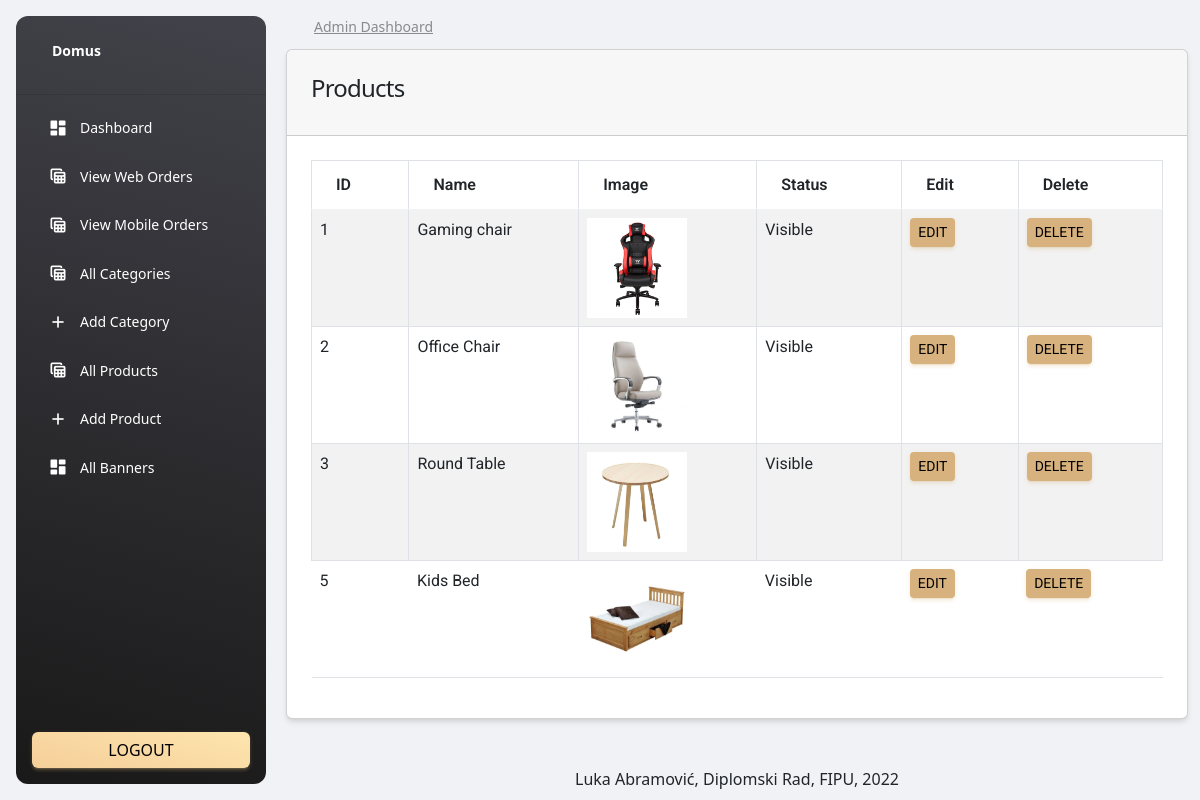
/admin/products.php (signed in), run on the app's committed database.
### tables this page shows
CREATE TABLE `products` (
  `id` int(11) NOT NULL,
  `category_id` int(11) NOT NULL,
  `name` varchar(255) NOT NULL,
  `slug` varchar(255) NOT NULL,
  `small_description` mediumtext NOT NULL,
  `description` mediumtext NOT NULL,
  `original_price` int(11) NOT NULL,
  `selling_price` int(11) NOT NULL,
  `image` varchar(255) NOT NULL,
  `quantity` int(11) NOT NULL,
  `status` tinyint(4) NOT NULL,
  `trending` tinyint(4) NOT NULL,
  `created_at` timestamp NOT NULL DEFAULT CURRENT_TIMESTAMP
);

### web/functions/functions.php (called while the page is built, shortened)
<?php
include('../config/connection.php');
function getAll($table){
    global $con;
    $query = "SELECT * FROM $table";
    return $query_run = mysqli_query($con, $query);
}
?>

### web/admin/products.php (the view, shortened to what this page needs)
<?php
include('includes/header.php');
?>
<div class="container">
    <div class="row">
        <div class="col-md-12">
            <div class="card">
                <div class="card-header">
                    <h4>Products</h4>
                </div>
                <div class="card-body" id="products_table">
                    <table class="table table-bordered table-striped">
                        <thead>
                            <tr>
                                <th>ID</th>
                                <th>Name</th>
                                <th>Image</th>
                                <th>Status</th>
                                <th>Edit</th>
                                <th>Delete</th>
                            </tr>
                        </thead>
                        <tbody>
                            <?php
                                $products = getAll("products");
                                if(mysqli_num_rows($products) > 0){
                                    foreach($products as $item){
                                        ?>
                                    <tr>
                                        <td> <?= $item['id']; ?> </td>
                                        <td> <?= $item['name']; ?> </td>
                                        <td>
                                            <img src="../uploads/<?= $item['image']; ?>" width="100px" height="100px" alt="<?= $item['image']; ?>">
                                        </td>
                                        <td>
                                            <?= $item['status'] == '0'? "Visible":"Hidden" ?>
                                        </td>
                                        <td>
                                            <a href="editProduct.php?id=<?= $item['id']; ?>" class="btn btn-sm btn-domus ">Edit</a>
                                        </td>
                                        <td>
                                            <button type="button" class="btn btn-sm btn-domus delete_product_btn" value="<?= $item['id']; ?>">Delete</button>
                                        </td>
                                    </tr>
                                        <?php
                                    }
                                }
                                else{
                                    echo "Nothing to show";
                                }
                            ?>
                        </tbody>
                    </table>
                </div>
            </div>
        </div>
    </div>
</div>
<?php include('includes/footer.php') ?>

### web/admin/includes/header.php (shortened to what this page needs)
<!DOCTYPE html>
<html lang="en">
<head>
    <link id="pagestyle" href="assets/css/material-dashboard.min.css" rel="stylesheet" />
    <link rel="stylesheet" href="//cdn.jsdelivr.net/npm/alertifyjs@1.13.1/build/css/alertify.min.css"/>
    <link rel="stylesheet" href="//cdn.jsdelivr.net/npm/alertifyjs@1.13.1/build/css/themes/bootstrap.min.css"/>
</head>
<body class="g-sidenav-show  bg-gray-200">
    <?php include('sidebar.php') ?>
    <main class="main-content position-relative max-height-vh-100 h-100 border-radius-lg ">
    <?php include('navbar.php') ?>

### web/admin/includes/sidebar.php (shortened to what this page needs)
<aside class="sidenav navbar navbar-vertical navbar-expand-xs border-0 border-radius-xl my-3 fixed-start ms-3   bg-gradient-dark" id="sidenav-main">
  <div class="sidenav-header">
    <a class="navbar-brand m-0" href="../index.php">
      <span class="ms-1 font-weight-bold text-white">Domus</span>
    </a>
  </div>
  <hr class="horizontal light mt-0 mb-2">
  <div class="collapse navbar-collapse  w-auto  max-height-vh-100" id="sidenav-collapse-main">
    <ul class="navbar-nav">
      <li class="nav-item">
        <a class="nav-link <?= $page == "index.php"? 'active':''; ?>" href="index.php">
          <div class="text-white text-center me-2 d-flex align-items-center justify-content-center">
            <i class="material-icons opacity-10">dashboard</i>
          </div>
          <span class="nav-link-text ms-1">Dashboard</span>
        </a>
      </li>
      <li class="nav-item">
        <a class="nav-link text-white <?= $page == "orders.php"? 'active':''; ?>" href="orders.php">
          <div class="text-white text-center me-2 d-flex align-items-center justify-content-center">
            <i class="material-icons opacity-10">table_view</i>
          </div>
          <span class="nav-link-text ms-1">View Web Orders</span>
        </a>
      </li>
      <li class="nav-item">
        <a class="nav-link text-white <?= $page == "mobileOrders.php"? 'active':''; ?>" href="mobileOrders.php">
          <div class="text-white text-center me-2 d-flex align-items-center justify-content-center">
            <i class="material-icons opacity-10">table_view</i>
          </div>
          <span class="nav-link-text ms-1">View Mobile Orders</span>
        </a>
      </li>
      <li class="nav-item">
        <a class="nav-link text-white <?= $page == "category.php"? 'active':''; ?>" href="category.php">
          <div class="text-white text-center me-2 d-flex align-items-center justify-content-center">
            <i class="material-icons opacity-10">table_view</i>
          </div>
          <span class="nav-link-text ms-1">All Categories</span>
        </a>
      </li>
      <li class="nav-item">
        <a class="nav-link text-white <?= $page == "addCategory.php"? 'active':''; ?>" href="addCategory.php">
          <div class="text-white text-center me-2 d-flex align-items-center justify-content-center">
            <i class="material-icons opacity-10">add</i>
          </div>
          <span class="nav-link-text ms-1">Add Category</span>
        </a>
      </li>
      <li class="nav-item">
        <a class="nav-link text-white <?= $page == "products.php"? 'active':''; ?>" href="products.php">
          <div class="text-white text-center me-2 d-flex align-items-center justify-content-center">
            <i class="material-icons opacity-10">table_view</i>
          </div>
          <span class="nav-link-text ms-1">All Products</span>
        </a>
      </li>
      <li class="nav-item">
        <a class="nav-link text-white <?= $page == "addProduct.php"? 'active':''; ?>" href="addProduct.php">
          <div class="text-white text-center me-2 d-flex align-items-center justify-content-center">
            <i class="material-icons opacity-10">add</i>
          </div>
          <span class="nav-link-text ms-1">Add Product</span>
        </a>
      </li>
      <li class="nav-item">
        <a class="nav-link text-white <?= $page == "banners.php"? 'active':''; ?>" href="banners.php">
          <div class="text-white text-center me-2 d-flex align-items-center justify-content-center">
            <i class="material-icons opacity-10">dashboard</i>
          </div>
          <span class="nav-link-text ms-1">All Banners</span>
        </a>
      </li>
    </ul>
  </div>
  <div class="sidenav-footer position-absolute w-100 bottom-0 ">
    <div class="mx-3">
      <a class="btn bg-gradient-domus mt-4 w-100" href="../logout.php">
        Logout</a>
    </div>
  </div>
</aside>

### web/admin/includes/navbar.php (shortened to what this page needs)
<nav class="navbar navbar-main navbar-expand-lg px-0 mx-4 shadow-none border-radius-xl" id="navbarBlur" data-scroll="true">
  <div class="container-fluid py-1 px-3">
    <nav aria-label="breadcrumb">
      <ol class="breadcrumb bg-transparent mb-0 pb-0 pt-1 px-0 me-sm-6 me-5">
        <li class="breadcrumb-item text-sm"><a class="opacity-5 text-dark" href="index.php">Admin Dashboard</a></li>
      </ol>
    </nav>
  </div>
</nav>

### web/admin/includes/footer.php (shortened to what this page needs)
<footer class="footer pt-5">
    <div class="container-fluid">
        <div class="row align-items-center justify-content-lg-between">
            <div class="col-lg-12 text-center">
                Luka Abramović, Diplomski Rad, FIPU, 2022
            </div>
        </div>
    </div>
</footer>
</main>
</body>
</html>

### data on the page
products: id "1", name "Gaming chair", image (picture), status "Visible"
products: id "2", name "Office Chair", image (picture), status "Visible"
products: id "3", name "Round Table", image (picture), status "Visible"
products: id "5", name "Kids Bed", image (picture), status "Visible"
